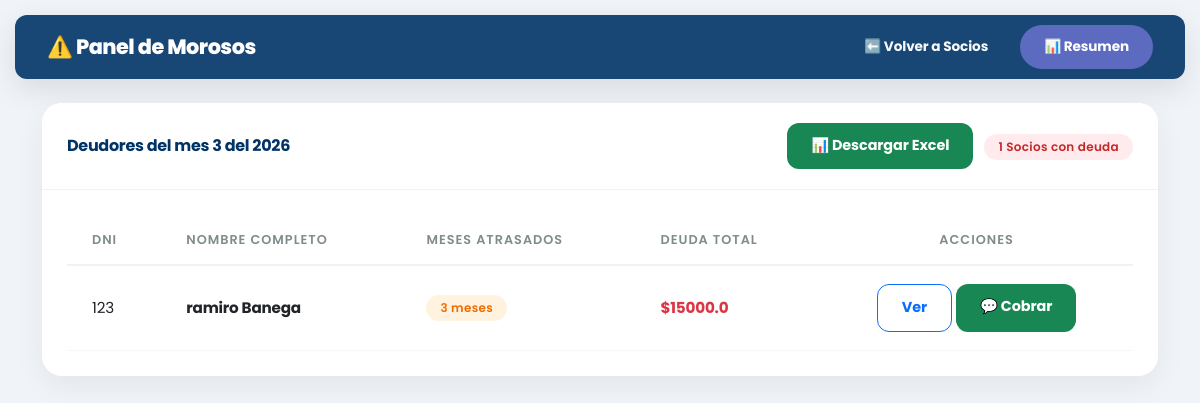
The app's page /deudores with its own data.
### tables this page shows
CREATE TABLE socios 
                    (id_socio INTEGER PRIMARY KEY AUTOINCREMENT, 
                     dni TEXT UNIQUE, nombre TEXT, apellido TEXT, estado TEXT DEFAULT 'Activo', telefono TEXT DEFAULT '');

### app.py (the view)
@app.route('/deudores')
def deudores():
    mes = request.args.get('mes', 3, type=int)
    anio = request.args.get('anio', 2026, type=int)
    conn = conectar_db()
    monto_cuota = conn.execute('SELECT cuota_mensual FROM configuracion LIMIT 1').fetchone()[0]
    query = '''
        SELECT id_socio, nombre, apellido, dni, telefono, meses_deuda, (meses_deuda * ?) AS deuda_total
        FROM (
            SELECT s.id_socio, s.nombre, s.apellido, s.dni, s.telefono,
                   (? - (SELECT COUNT(*) FROM pagos p WHERE p.id_socio = s.id_socio AND p.anio = ? AND p.mes <= ?)) AS meses_deuda
            FROM socios s
            WHERE s.estado = 'Activo'
        )
        WHERE meses_deuda > 0
    '''
    lista_deudores = conn.execute(query, (monto_cuota, mes, anio, mes)).fetchall()
    conn.close()
    return render_template('deudores.html', deudores=lista_deudores, mes=mes, anio=anio)

### app.py (called while the page is built)
def conectar_db():
    conn = sqlite3.connect('club.db')
    conn.row_factory = sqlite3.Row
    return conn

### templates/deudores.html (shortened to what this page needs)
<!DOCTYPE html>
<html lang="es">
<head>
    <link href="https://cdn.jsdelivr.net/npm/bootstrap@5.3.0/dist/css/bootstrap.min.css" rel="stylesheet">
    <link rel="stylesheet" href="{{ url_for('static', filename='css/style.css') }}?v=2.0">
</head>
<body class="bg-light">
<nav class="navbar navbar-dark navbar-custom navbar-expand-lg">
    <div class="container-fluid d-flex justify-content-between align-items-center">
        <span class="navbar-brand mb-0 h1">⚠️ Panel de Morosos</span>
        <div class="d-flex gap-2">
            <a href="/" class="btn btn-outline-light btn-sm fw-bold">⬅️ Volver a Socios</a>
            <a href="/resumen" class="btn btn-info btn-sm fw-bold text-white">📊 Resumen</a>
        </div>
    </div>
</nav>
<div class="container mt-4">
    <div class="card shadow-sm">
        <div class="card-header fw-bold d-flex justify-content-between align-items-center">
            <span>Deudores del mes {{ mes }} del {{ anio }}</span>
            <div>
                <a href="/exportar_deudores?mes={{ mes }}&anio={{ anio }}" class="btn btn-success btn-sm me-2 fw-bold">
                    📊 Descargar Excel
                </a>
                <span class="badge bg-danger">{{ deudores|length }} Socios con deuda</span>
            </div>
        </div>
        <div class="card-body p-0 table-responsive">
            <table class="table table-hover mb-0 align-middle">
                <thead>
                    <tr>
                        <th>DNI</th>
                        <th>Nombre Completo</th>
                        <th>Meses Atrasados</th>
                        <th>Deuda Total</th>
                        <th class="text-center">Acciones</th>
                    </tr>
                </thead>
                <tbody>
                    {% for socio in deudores %}
                    <tr>
                        <td>{{ socio.dni }}</td>
                        <td class="fw-bold">{{ socio.nombre }} {{ socio.apellido }}</td>
                        <td><span class="badge bg-warning text-dark">{{ socio.meses_deuda }} meses</span></td>
                        <td class="text-danger fw-bold">${{ socio.deuda_total }}</td>
                        <td class="text-center">
                            <div class="d-flex justify-content-center gap-1">
                                <a href="/historial/{{ socio.id_socio }}" class="btn btn-sm btn-outline-primary fw-bold" title="Ver Historial">Ver</a>
                                <a href="https://wa.me/{{ socio.telefono }}?text=Hola {{ socio.nombre }}, te escribimos de la administración del Club. Registramos que tenés una deuda de ${{ socio.deuda_total }} correspondiente a {{ socio.meses_deuda }} meses de cuota. Por favor, acercate a regularizar tu situación para seguir disfrutando de las instalaciones. ¡Gracias!"
                                   target="_blank"
                                   class="btn btn-sm btn-success fw-bold"
                                   {% if not socio.telefono %}disabled{% endif %}>
                                   💬 Cobrar
                                </a>
                            </div>
                        </td>
                    </tr>
                    {% endfor %}
                </tbody>
            </table>
        </div>
    </div>
</div>
</body>
</html>

### static/css/style.css (style rules this page uses)
:root { --bg-main: #f0f4f8; --primary: #003366; --primary-light: #004a99; --accent: #00bcd4; --accent-dark: #0097a7; --text-main: #2c3e50; --text-muted: #7f8c8d; --shadow-soft: 0 10px 30px rgba(0,0,0,0.06); --transition: all 0.3s cubic-bezier(0.25, 0.8, 0.25, 1); --radius-lg: 20px; --radius-md: 12px; }
body { font-family: 'Poppins', sans-serif; background-color: var(--bg-main) !important; color: var(--text-main); overflow-x: hidden; letter-spacing: -0.2px; }
.bg-light { background-color: var(--bg-main) !important; }
.navbar-custom { background: rgba(0, 51, 102, 0.9) !important; backdrop-filter: blur(10px) saturate(180%); -webkit-backdrop-filter: blur(10px) saturate(180%); box-shadow: 0 10px 30px rgba(0,0,0,0.1) !important; border-radius: var(--radius-md); margin: 15px; padding: 10px 20px !important; transition: var(--transition); }
.navbar-brand { font-weight: 800; font-size: 1.3rem; letter-spacing: -0.5px; color: #ffffff !important; }
.navbar .btn { border-radius: 50px !important; font-weight: 600; text-transform: none; font-size: 0.85rem; }
.card { border: none !important; border-radius: var(--radius-lg) !important; background: #ffffff; box-shadow: var(--shadow-soft) !important; transition: var(--transition); margin-bottom: 20px; overflow: hidden; }
.card-header { background-color: #ffffff !important; border-bottom: 1px solid rgba(0,0,0,0.05) !important; padding: 20px 25px !important; font-weight: 700; font-size: 1rem; color: var(--primary) !important; letter-spacing: -0.3px; text-transform: none !important; }
.card-body { padding: 25px !important; }
.table { --bs-table-bg: transparent; --bs-table-hover-bg: rgba(0, 188, 212, 0.05); margin-bottom: 0; }
.table thead th { background-color: #ffffff !important; color: var(--text-muted) !important; font-weight: 600; font-size: 0.8rem; text-transform: uppercase; letter-spacing: 1px; padding: 15px 25px !important; border-bottom: 2px solid rgba(0,0,0,0.05) !important; }
.table tbody tr { transition: var(--transition); }
.table tbody td { padding: 18px 25px !important; font-size: 0.95rem; border-bottom: 1px solid rgba(0,0,0,0.03) !important; }
.btn { border-radius: var(--radius-md) !important; font-weight: 600; font-size: 0.9rem; padding: 12px 24px !important; transition: var(--transition); border: none !important; letter-spacing: -0.1px; }
.btn-info { background-color: #5c6bc0 !important; color: #ffffff !important; }
.btn-outline-success, .btn-outline-primary, .btn-outline-danger, .btn-outline-secondary { border: 1.5px solid currentColor !important; background: transparent !important; }
.badge { border-radius: 50px !important; padding: 7px 14px !important; font-weight: 600; font-size: 0.75rem; letter-spacing: 0.3px; }
.badge.bg-danger { background-color: #ffebee !important; color: #c62828 !important; }
.badge.bg-warning { background-color: #fff3e0 !important; color: #ef6c00 !important; }

### records on screen
socios: dni "123", nombre "ramiro", apellido "Banega", meses_deuda "3", deuda_total "15000.0"

### other values on screen
{{ mes }} "3"
{{ anio }} "2026"
{{ deudores|length }} "1"
